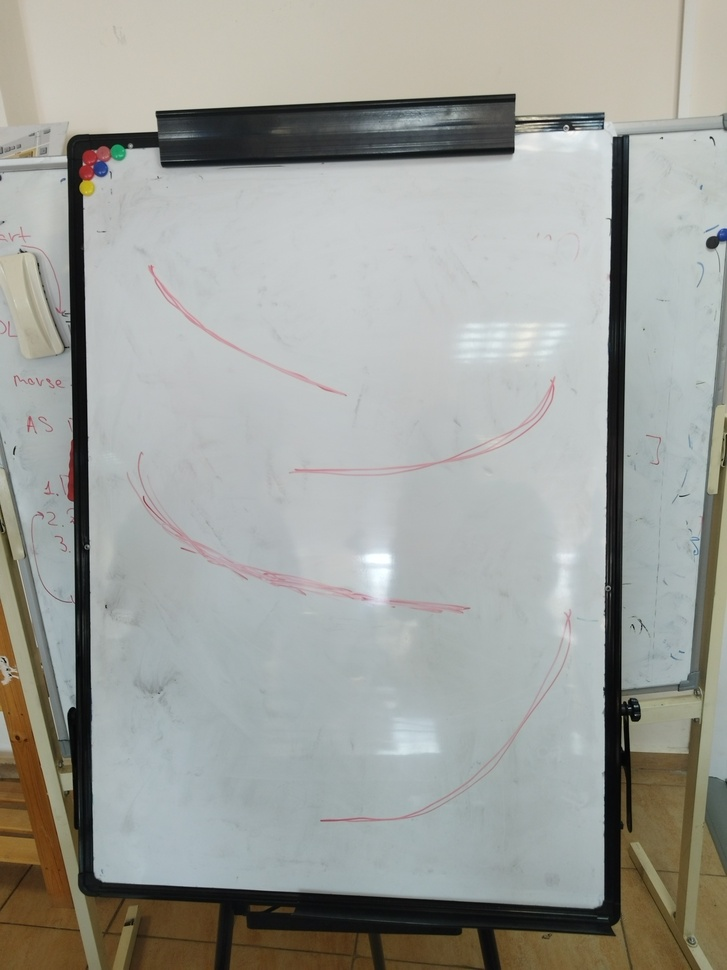
#> input picture skat/photo.jpg, 727 x 970 px, shrunk from 3000 x 4000 before the run, given in place of the camera
$ python main.py
#> lines starting #> are read from the running program, lines starting #| are printed output that depends on the picture
import numpy as np
import cv2

cv2.namedWindow("Camera", cv2.WINDOW_NORMAL)
cv2.namedWindow("Background", cv2.WINDOW_NORMAL)
camera = cv2.VideoCapture(0)
camera.set(cv2.CAP_PROP_AUTO_EXPOSURE, 1)
camera.set(cv2.CAP_PROP_AUTO_EXPOSURE, 3)

background = None
prev_frame = None
while camera.isOpened():
    ret, frame = camera.read()
#> frame is the input picture: shape (970, 727, 3); mean B, G, R 155.3, 160.5, 158.5
    gray = cv2.cvtColor(frame, cv2.COLOR_BGR2GRAY)
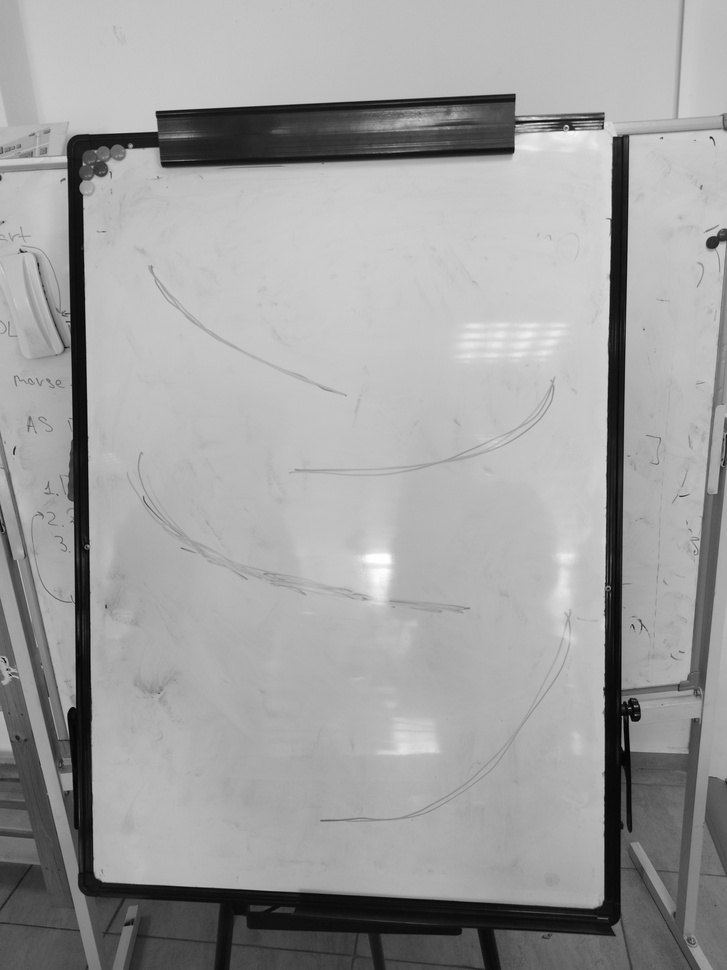
#> gray: shape (970, 727); min 0, max 255, mean 159.3
    gray = cv2.GaussianBlur(gray, (21, 21), 0)
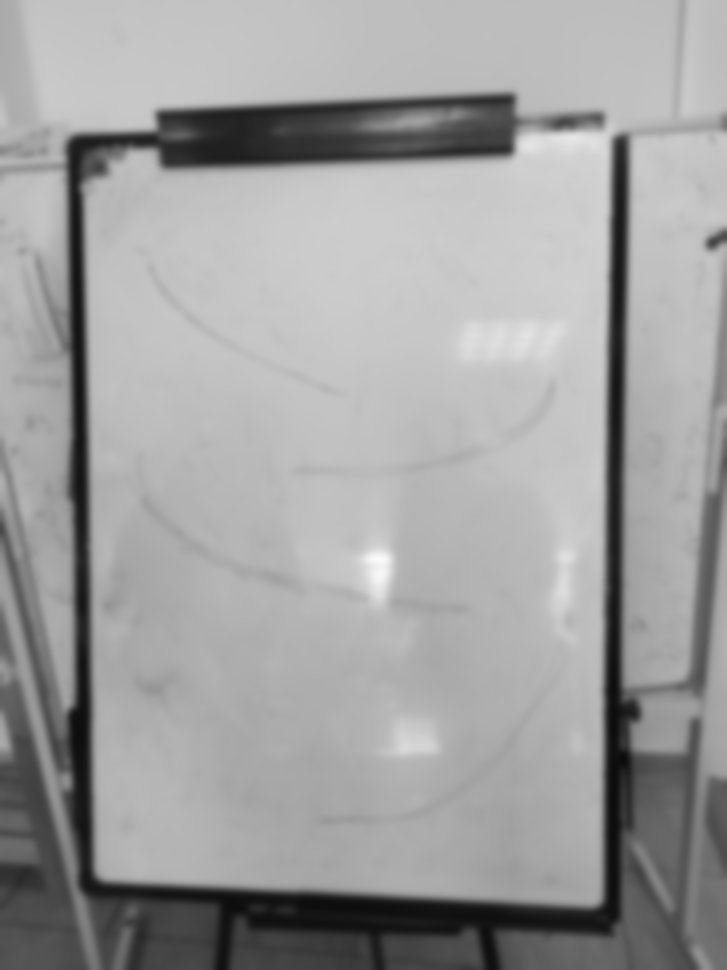
#> gray: shape (970, 727); min 11, max 250, mean 159.3

    if background is not None:
        delta = cv2.absdiff(background, gray)
        thresh = cv2.threshold(delta, 25, 255, cv2.THRESH_BINARY)[1]
        thresh = cv2.dilate(thresh, None, iterations=2)
        contours, _ = cv2.findContours(thresh.copy(), cv2.RETR_EXTERNAL, cv2.CHAIN_APPROX_SIMPLE)
        if prev_frame is not None:
            diff = cv2.absdiff(thresh, prev_frame)
            changes = diff.sum() / 255 / diff.size
            if changes / diff.size < 0.05:
                background = gray.copy()
        prev_frame = thresh

        for contour in contours:
            area = cv2.contourArea(contour)
            if area > 1000:
                (x, y, w, h) = cv2.boundingRect(contour)
                cv2.rectangle(frame, (x,y), (x+w, y+h), (0,255,0), 2)
        cv2.imshow("Background", thresh)


    cv2.imshow("Camera", frame)

    key = cv2.waitKey(1)
#> (key q is pressed here)
    if key == ord('b'):
        background = gray.copy()
    if key == ord('q'):
        break

camera.release()
cv2.destroyAllWindows()
